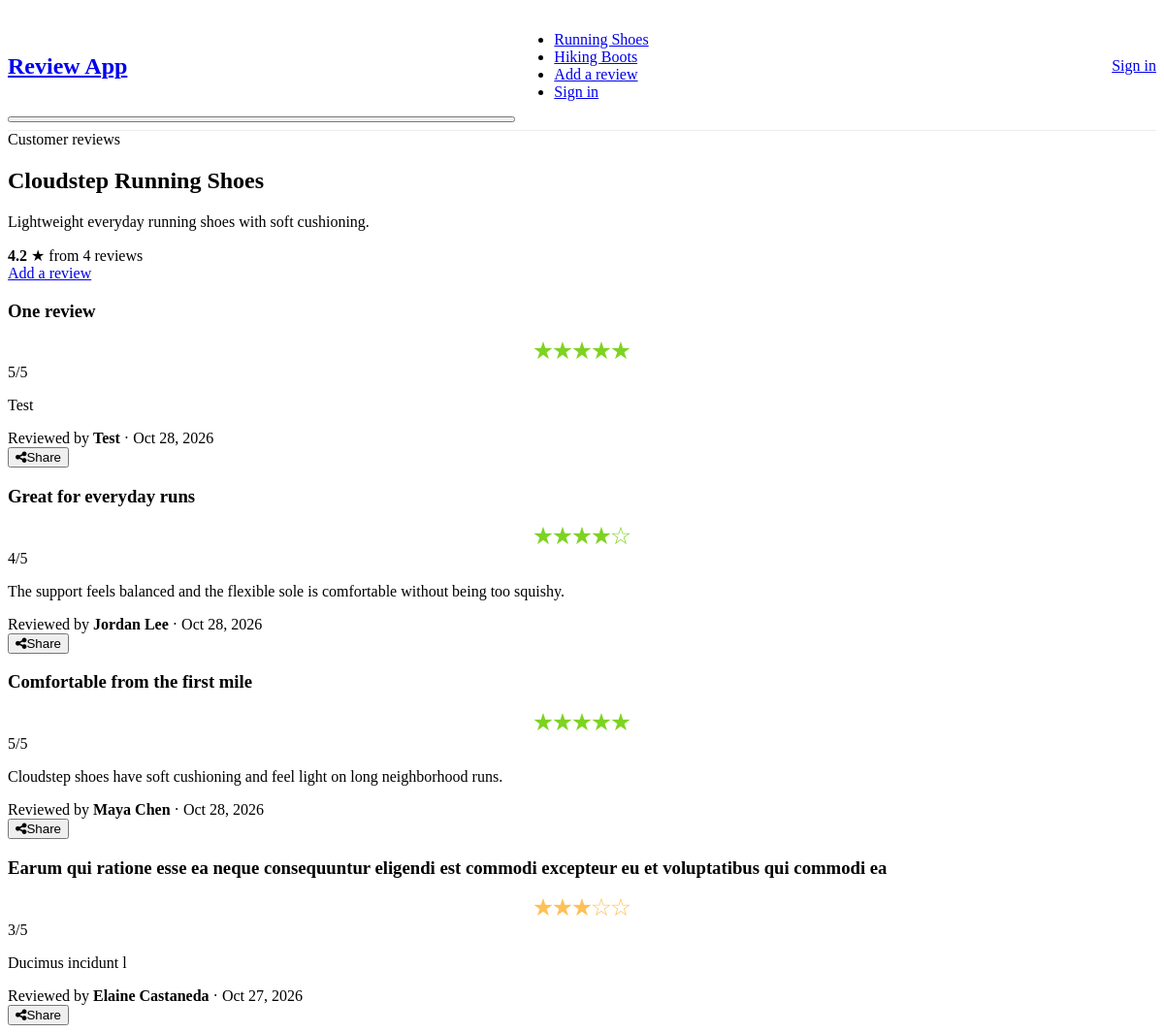
Before: /products/cloudstep with the older database file.
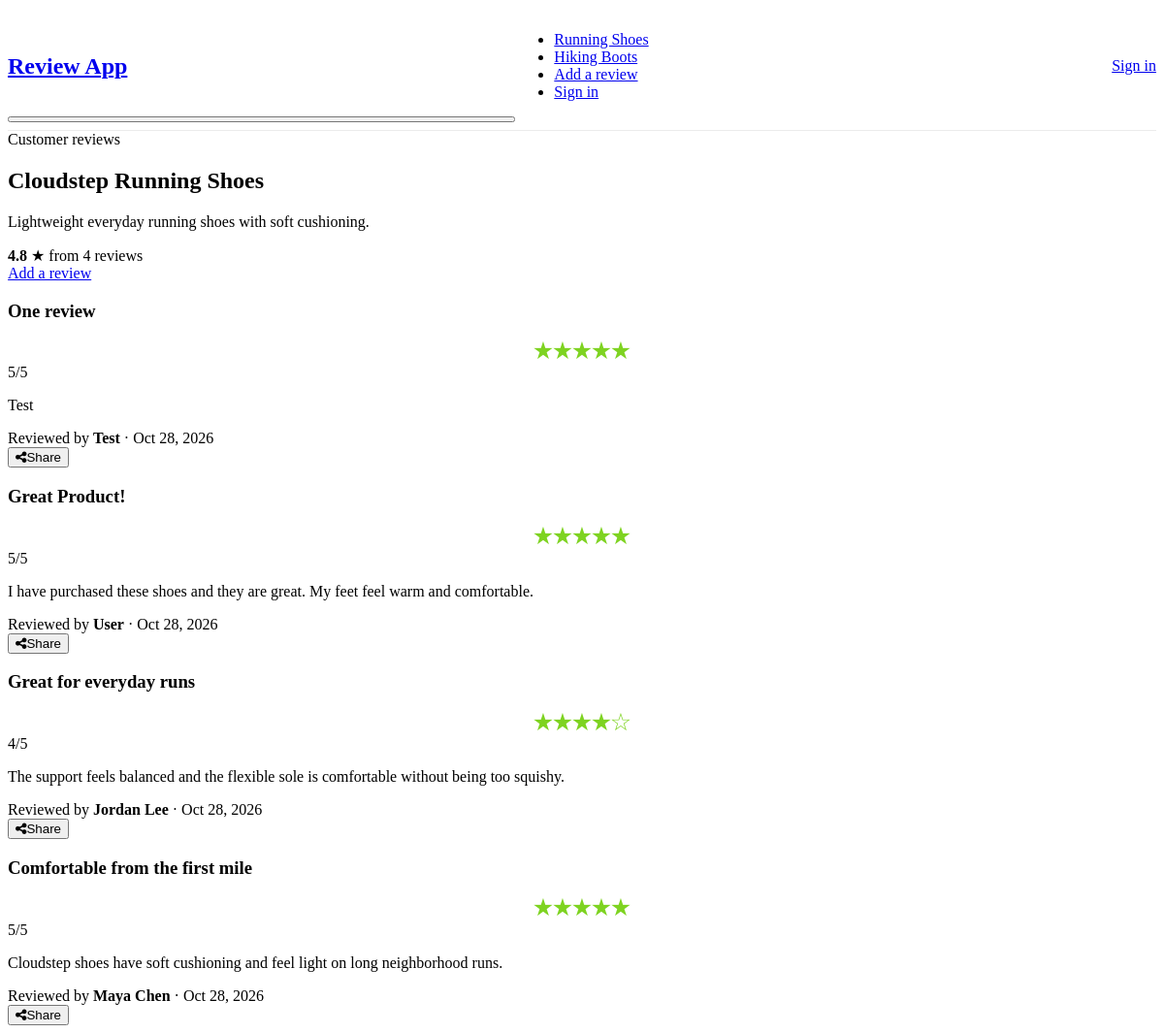
After: the same page with the newer database file.
### models.py (models this page shows)
class Review(db.Model):
    __tablename__ = "reviews"
    __table_args__ = (
        db.CheckConstraint("rating >= 1 AND rating <= 5", name="check_review_rating"),
        db.UniqueConstraint("user_id", "product_id", name="uq_review_user_product"),
    )
    id = db.Column(db.Integer, primary_key=True)
    user_id = db.Column(db.Integer, db.ForeignKey("users.id"), nullable=True, index=True)
    product_id = db.Column(db.String(40), nullable=False, default="aurora")
    reviewer_name = db.Column(db.String(120), nullable=False)
    title = db.Column(db.String(200), nullable=False)
    content = db.Column(db.Text, nullable=False)
    rating = db.Column(db.Integer, nullable=False)
    approved = db.Column(db.Boolean, nullable=False, default=True, server_default="1")
    created_at = db.Column(
        db.DateTime(timezone=True),
        nullable=False,
        default=lambda: datetime.now(timezone.utc),
    )
    author = db.relationship("User", back_populates="reviews")

### controllers/review.py (the view)
@main.route('/products/<product_id>')
def product(product_id):
    product = get_product(product_id)
    reviews = Review.query.filter_by(product_id=product_id, approved=True).order_by(Review.created_at.desc()).all()
    review_count = len(reviews)
    review_average = round(sum(review.rating for review in reviews) / review_count, 1) if review_count else None
    return render_template(
        'index.html',
        product_id=product_id,
        product=product,
        reviews=reviews,
        review_count=review_count,
        review_average=review_average,
    )

### controllers/shared.py (called while the page is built)
def get_product(product_id):
    product = PRODUCTS.get(product_id)
    if product is None:
        abort(404)
    return product

def current_user():
    user_id = session.get('user_id')
    return db.session.get(User, user_id) if user_id is not None else None

@main.before_app_request
def load_current_user():
    g.current_user = current_user()

@main.context_processor
def add_template_user():
    user = g.get('current_user')
    user_review = None
    product_id = request.view_args.get('product_id') if request.view_args else None
    if user is not None and product_id:
        user_review = Review.query.filter_by(
            product_id=product_id,
            user_id=user.id,
        ).first()
    return {'current_user': user, 'user_review': user_review}

### templates/index.html (shortened to what this page needs)
{% extends "base.html" %}
{% block content %}
<main class="container py-4">
    <section class="card mb-4">
        <div class="card-body d-flex flex-wrap justify-content-between align-items-center gap-3">
            <div>
                <span class="badge bg-secondary mb-2">Customer reviews</span>
                <h2 class="mb-1">{{ product.name }}</h2>
                <p class="text-muted mb-0">{{ product.description }}</p>
                {% if review_average is not none %}
                    <div class="d-flex align-items-center gap-2 mt-3" aria-label="Average rating: {{ review_average }} out of 5 from {{ review_count }} reviews">
                        <strong class="fs-5">{{ '%.1f'|format(review_average) }}</strong>
                        <span class="text-warning" aria-hidden="true">★</span>
                        <span class="text-muted">from {{ review_count }} review{{ '' if review_count == 1 else 's' }}</span>
                    </div>
                {% else %}
                    <p class="text-muted mt-3 mb-0">No ratings yet</p>
                {% endif %}
            </div>
            {% if user_review %}
                <a class="btn btn-primary" href="{{ url_for('main.edit_review', review_id=user_review.id) }}">Edit my review</a>
            {% else %}
                <a class="btn btn-primary" href="{{ url_for('main.add', product_id=product_id) }}">Add a review</a>
            {% endif %}
        </div>
    </section>
    {% if reviews %}
        <div class="row">
            {% for review in reviews %}
                <article id="review-{{ review.id }}" class="col-12 mb-3 review-entry">
                    <div class="card review-card">
                        <div class="card-body">
                            <div class="d-flex flex-wrap justify-content-between align-items-start gap-3 mb-3">
                                <h3 class="card-title mb-0">{{ review.title }}</h3>
                                <div class="d-flex align-items-center gap-2">
                                    <div class="rating star-icon value-{{ review.rating }} mb-0"
                                         role="img" aria-label="Rating: {{ review.rating }} out of 5">
                                        <div class="star-container" aria-hidden="true">
                                            {% for _ in range(5) %}
                                                <div class="star icon">
                                                    <i class="star-empty"></i>
                                                    <i class="star-filled"></i>
                                                </div>
                                            {% endfor %}
                                        </div>
                                    </div>
                                    <span class="text-muted">{{ review.rating }}/5</span>
                                </div>
                            </div>
                            <p class="mb-3">{{ review.content }}</p>
                            <footer class="d-flex flex-wrap justify-content-between align-items-center gap-2 text-muted">
                                <div>
                                    <span>Reviewed by <strong>{{ review.reviewer_name }}</strong></span>
                                    <span aria-hidden="true"> · </span>
                                    <time datetime="{{ review.created_at.isoformat() }}">
                                        {{ review.created_at.strftime('%b %d, %Y') }}
                                    </time>
                                </div>
                                <div class="d-flex gap-2">
                                    <button class="btn btn-sm btn-outline-secondary review-share"
                                            type="button"
                                            data-url="{{ url_for('main.product', product_id=product_id, _external=True) }}#review-{{ review.id }}"
                                            data-title="{{ review.title|e }}"
                                            aria-label="Share review: {{ review.title|e }}">
                                        <i class="fa fa-share-alt me-1" aria-hidden="true"></i><span>Share</span>
                                    </button>
                                </div>
                            </footer>
                        </div>
                    </div>
                </article>
            {% endfor %}
        </div>
    {% else %}
        <p>No reviews for {{ product.name }} yet. Be the first to add one!!</p>
    {% endif %}
</main>
{% endblock %}

### templates/base.html (shortened to what this page needs)
<!DOCTYPE html>
<html lang="en">
    <head>
        <link href="https://cdn.jsdelivr.net/npm/halfmoon@2.0.2/css/halfmoon.min.css" rel="stylesheet">
        <link href="https://cdn.jsdelivr.net/npm/halfmoon@2.0.2/css/cores/halfmoon.modern.css" rel="stylesheet">
        <link rel="stylesheet" href="{{ url_for('static', filename='vendor/css-star-rating/star-rating.min.css') }}">
        <link rel="stylesheet" href="{{ url_for('static', filename='styles/style.css') }}">
        <link rel="stylesheet" href="https://cdnjs.cloudflare.com/ajax/libs/font-awesome/4.7.0/css/font-awesome.min.css">
    </head>
    <body>
        {% block navigation %}
        <nav class="navbar navbar-expand-lg site-navbar" aria-label="Main navigation">
            <div class="container-fluid site-navbar-inner">
                <h1 class="site-brand-heading"><a class="navbar-brand" href="{{ url_for('main.index') }}">Review App</a></h1>
                <button class="navbar-toggler" type="button" data-bs-toggle="collapse"
                    data-bs-target="#main-navigation" aria-controls="main-navigation"
                    aria-expanded="false" aria-label="Toggle navigation">
                </button>
                <div class="collapse navbar-collapse site-nav-collapse" id="main-navigation">
                    <ul class="navbar-nav site-nav-links">
                        <li class="nav-item"><a class="nav-link{% if product_id == 'cloudstep' %} active{% endif %}" {% if product_id == 'cloudstep' %}aria-current="page"{% endif %} href="{{ url_for('main.product', product_id='cloudstep') }}">Running Shoes</a></li>
                        <li class="nav-item"><a class="nav-link"  href="{{ url_for('main.product', product_id='trailbound') }}">Hiking Boots</a></li>
                        {% if product_id %}
                            <li class="nav-item">
                                {% if user_review %}
                                    <a class="nav-link" href="{{ url_for('main.edit_review', review_id=user_review.id) }}">Edit my review</a>
                                {% else %}
                                    <a class="nav-link" href="{{ url_for('main.add', product_id=product_id) }}">Add a review</a>
                                {% endif %}
                            </li>
                        {% endif %}
                        {% if current_user %}
                            <li class="nav-item d-lg-none"><a class="nav-link" href="{{ url_for('main.account') }}">Account &amp; reviews</a></li>
                            <li class="nav-item d-lg-none">
                                <form method="post" action="{{ url_for('main.logout') }}">
                                    <button class="nav-link border-0 bg-transparent" type="submit">Sign out</button>
                                </form>
                            </li>
                        {% else %}
                            <li class="nav-item d-lg-none"><a class="nav-link" href="{{ url_for('main.login') }}">Sign in</a></li>
                        {% endif %}
                    </ul>
                </div>
                {% if current_user %}
                    <div class="dropdown d-none d-lg-block site-account">
                        <button class="nav-account dropdown-toggle d-flex align-items-center gap-2"
                                type="button" data-bs-toggle="dropdown" aria-expanded="false">
                            <span class="account-avatar" aria-hidden="true">{{ current_user.display_name[:1]|upper }}</span>
                            <span class="account-name">
                                {{ current_user.display_name }}
                                {% if current_user.role == 'admin' %}<small class="account-role">Admin</small>{% endif %}
                            </span>
                        </button>
                        <div class="dropdown-menu dropdown-menu-end account-menu">
                            <div class="account-menu-header">
                                <strong>{{ current_user.display_name }}</strong>
                                <small>{{ current_user.email }}</small>
                            </div>
                            <a class="dropdown-item" href="{{ url_for('main.account') }}">
                                <i class="fa fa-user-o me-2" aria-hidden="true"></i>Account &amp; reviews
                            </a>
                            {% if current_user.role == 'admin' %}
                                <a class="dropdown-item{% if request.endpoint == 'main.admin_reviews' %} active{% endif %}" href="{{ url_for('main.admin_reviews') }}">
                                    <i class="fa fa-check-square-o me-2" aria-hidden="true"></i>Manage reviews
                                </a>
                            {% endif %}
                            <div class="dropdown-divider"></div>
                            <form method="post" action="{{ url_for('main.logout') }}">
                                <button class="dropdown-item text-danger" type="submit">
                                    <i class="fa fa-sign-out me-2" aria-hidden="true"></i>Sign out
                                </button>
                            </form>
                        </div>
                    </div>
                {% else %}
                    <a class="btn btn-outline-primary d-none d-lg-inline-flex site-sign-in" href="{{ url_for('main.login') }}">Sign in</a>
                {% endif %}
            </div>
        </nav>
        {% endblock %}
        {% block content %}{% endblock %}
    </body>
</html>

### static/styles/style.css (style rules this page uses)
.site-navbar { min-height: 4.25rem; padding: 0.5rem 0; border-bottom: 1px solid rgba(0, 0, 0, 0.08); }
@media (min-width: 992px) { .site-navbar-inner { display: grid; grid-template-columns: minmax(0, 1fr) auto minmax(0, 1fr); align-items: center; } }
@media (min-width: 992px) { .site-navbar-inner > .site-brand-heading { grid-column: 1; grid-row: 1; } }
@media (min-width: 992px) { .site-nav-collapse { grid-column: 2; grid-row: 1; } }
@media (min-width: 992px) { .site-nav-links { flex-wrap: nowrap; } }
@media (min-width: 992px) { .site-account, .site-sign-in { grid-column: 3; grid-row: 1; justify-self: end; } }
.review-entry { scroll-margin-top: 1.5rem; }
.review-card { transition: border-color 180ms ease, box-shadow 180ms ease; }

Changed rows visible on the page:
no longer on this page (row edited): Review: title "Earum qui ratione esse ea neque consequuntur eligendi est commodi excepteur eu et voluptatibus qui commodi ea", rating "3", content "Ducimus incidunt l", reviewer_name "Elaine Castaneda", created_at "Oct 27, 2026"
now on this page (row edited): Review: title "Great Product!", rating "5", content "I have purchased these shoes and they are great. My feet feel warm and comfortable.", reviewer_name "User", created_at "Oct 28, 2026"
Other visible differences:
{{ '%.1f'|format(review_average) }}: "4.2" → "4.8"
